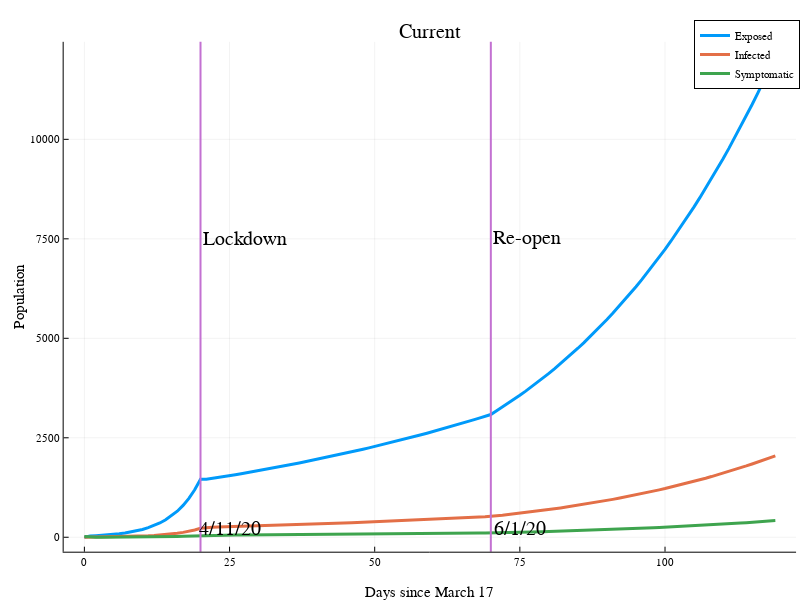

Notebook cell for this chart:
### Code cell
x = data[1][1:end, 1]

# a = data[1][1:end, 3]
# plot(x, a, lw=3, label="Dead", size=(800, 600))

b = data[1][1:end, 4]
plot(x, b, lw=3, label="Exposed", size=(800, 600), title="Current")

c = data[1][1:end, 5]
plot!(x, c, lw=3, label="Infected")

d = data[1][1:end, 8]
plot!(x, d, lw=3, label="Symptomatic")

xlabel!("Days since March 17")
ylabel!("Population")

vline!([20, 70], label="", lw=2)
annotate!(20, 7500, "Lockdown", :left)
annotate!(70, 7500, "Re-open", :left)

annotate!(25, -100, "4/11/20", :bottom)
outer = annotate!(75, -100, "6/1/20", :bottom)

### Figure 1 — Plotly figure (JSON) as saved in the notebook; plotly's stock layout.template omitted (floating-point values rounded to 4 significant figures)
{"data": [{"colorbar": {"title": ""}, "legendgroup": "Exposed", "line": {"color": "rgba(0, 154, 250, 1.000)", "dash": "solid", "shape": "linear", "width": 3}, "mode": "lines", "name": "Exposed", "showlegend": true, "type": "scatter", "x": [0, 1, 2, 3, 4, 5, 6, 7, 8, 9, 10, 11, 12, 13, 14, 15, 16, 17, 18, 19, 20, 21, 22, 23, 24, 25, 26, 27, 28, 29, 30, 31, 32, 33, 34, 35, 36, 37, 38, 39, 40, 41, 42, 43, 44, 45, 46, 47, 48, 49, 50, 51, 52, 53, 54, 55, 56, 57, 58, 59, 60, 61, 62, 63, 64, 65, 66, 67, 68, 69, 70, 71, 72, 73, 74, 75, 76, 77, 78, 79, 80, 81, 82, 83, 84, 85, 86, 87, 88, 89, 90, 91, 92, 93, 94, 95, 96, 97, 98, 99, 100, 101, 102, 103, 104, 105, 106, 107, 108, 109, 110, 111, 112, 113, 114, 115, 116, 117, 118, 119], "xaxis": "x1", "y": [0, 29.86, 39.49, 48.45, 59.19, 72.31, 88.35, 108.0, 131.9, 161.2, 196.9, 240.6, 294.0, 359.2, 438.9, 536.2, 655.1, 800.4, 977.9, 1195.0, 1460.0, 1459.0, 1478.0, 1500.0, 1524.0, 1548.0, 1573.0, 1597.0, 1623.0, 1648.0, 1674.0, 1700.0, 1727.0, 1754.0, 1782.0, 1809.0, 1838.0, 1866.0, 1896.0, 1925.0, 1955.0, 1986.0, 2017.0, 2048.0, 2080.0, 2112.0, 2145.0, 2178.0, 2212.0, 2246.0, 2280.0, 2315.0, 2351.0, 2387.0, 2424.0, 2461.0, 2499.0, 2537.0, 2576.0, 2615.0, 2655.0, 2695.0, 2736.0, 2778.0, 2820.0, 2863.0, 2906.0, 2950.0, 2994.0, 3039.0, 3085.0, 3180.0, 3274.0, 3369.0, 3468.0, 3569.0, 3673.0, 3780.0, 3890.0, 4003.0, 4119.0, 4239.0, 4361.0, 4487.0, 4617.0, 4750.0, 4887.0, 5027.0, 5172.0, 5320.0, 5472.0, 5628.0, 5789.0, 5954.0, 6123.0, 6297.0, 6475.0, 6658.0, 6846.0, 7039.0, 7237.0, 7439.0, 7648.0, 7861.0, 8080.0, 8304.0, 8534.0, 8770.0, 9012.0, 9259.0, 9513.0, 9773.0, 10040.0, 10310.0, 10590.0, 10880.0, 11170.0, 11470.0, 11770.0, 12090.0], "yaxis": "y1", "zmax": null, "zmin": null}, {"colorbar": {"title": ""}, "legendgroup": "Infected", "line": {"color": "rgba(227, 111, 71, 1.000)", "dash": "solid", "shape": "linear", "width": 3}, "mode": "lines", "name": "Infected", "showlegend": true, "type": "scatter", "x": [0, 1, 2, 3, 4, 5, 6, 7, 8, 9, 10, 11, 12, 13, 14, 15, 16, 17, 18, 19, 20, 21, 22, 23, 24, 25, 26, 27, 28, 29, 30, 31, 32, 33, 34, 35, 36, 37, 38, 39, 40, 41, 42, 43, 44, 45, 46, 47, 48, 49, 50, 51, 52, 53, 54, 55, 56, 57, 58, 59, 60, 61, 62, 63, 64, 65, 66, 67, 68, 69, 70, 71, 72, 73, 74, 75, 76, 77, 78, 79, 80, 81, 82, 83, 84, 85, 86, 87, 88, 89, 90, 91, 92, 93, 94, 95, 96, 97, 98, 99, 100, 101, 102, 103, 104, 105, 106, 107, 108, 109, 110, 111, 112, 113, 114, 115, 116, 117, 118, 119], "xaxis": "x1", "y": [2, 3.514, 5.72, 7.366, 9.075, 11.1, 13.57, 16.58, 20.25, 24.75, 30.24, 36.95, 45.14, 55.16, 67.39, 82.34, 100.6, 122.9, 150.2, 183.5, 224.2, 245.5, 251.5, 255.7, 259.8, 263.9, 268.0, 272.3, 276.6, 280.9, 285.3, 289.8, 294.4, 299.0, 303.7, 308.4, 313.3, 318.2, 323.1, 328.2, 333.3, 338.5, 343.8, 349.1, 354.5, 360.0, 365.6, 371.3, 377.0, 382.8, 388.8, 394.8, 400.8, 407.0, 413.3, 419.6, 426.0, 432.5, 439.2, 445.9, 452.7, 459.6, 466.6, 473.6, 480.8, 488.1, 495.5, 503.0, 510.6, 518.3, 526.0, 538.3, 553.7, 569.8, 586.5, 603.6, 621.2, 639.3, 657.9, 677.1, 696.7, 716.9, 737.7, 759.0, 781.0, 803.5, 826.7, 850.4, 874.9, 900.0, 925.8, 952.2, 979.4, 1007.0, 1036.0, 1065.0, 1096.0, 1127.0, 1158.0, 1191.0, 1225.0, 1259.0, 1294.0, 1330.0, 1368.0, 1406.0, 1445.0, 1485.0, 1526.0, 1568.0, 1611.0, 1655.0, 1700.0, 1746.0, 1793.0, 1842.0, 1892.0, 1942.0, 1994.0, 2047.0], "yaxis": "y1", "zmax": null, "zmin": null}, {"colorbar": {"title": ""}, "legendgroup": "Symptomatic", "line": {"color": "rgba(62, 164, 78, 1.000)", "dash": "solid", "shape": "linear", "width": 3}, "mode": "lines", "name": "Symptomatic", "showlegend": true, "type": "scatter", "x": [0, 1, 2, 3, 4, 5, 6, 7, 8, 9, 10, 11, 12, 13, 14, 15, 16, 17, 18, 19, 20, 21, 22, 23, 24, 25, 26, 27, 28, 29, 30, 31, 32, 33, 34, 35, 36, 37, 38, 39, 40, 41, 42, 43, 44, 45, 46, 47, 48, 49, 50, 51, 52, 53, 54, 55, 56, 57, 58, 59, 60, 61, 62, 63, 64, 65, 66, 67, 68, 69, 70, 71, 72, 73, 74, 75, 76, 77, 78, 79, 80, 81, 82, 83, 84, 85, 86, 87, 88, 89, 90, 91, 92, 93, 94, 95, 96, 97, 98, 99, 100, 101, 102, 103, 104, 105, 106, 107, 108, 109, 110, 111, 112, 113, 114, 115, 116, 117, 118, 119], "xaxis": "x1", "y": [22, 4.514, 1.681, 1.459, 1.698, 2.064, 2.521, 3.08, 3.763, 4.598, 5.618, 6.865, 8.388, 10.25, 12.52, 15.3, 18.69, 22.84, 27.9, 34.09, 41.65, 48.41, 51.25, 52.55, 53.48, 54.34, 55.21, 56.08, 56.96, 57.86, 58.77, 59.69, 60.63, 61.58, 62.55, 63.53, 64.52, 65.53, 66.56, 67.6, 68.65, 69.72, 70.81, 71.91, 73.03, 74.16, 75.31, 76.48, 77.67, 78.87, 80.08, 81.32, 82.57, 83.84, 85.13, 86.44, 87.77, 89.11, 90.48, 91.86, 93.26, 94.68, 96.12, 97.59, 99.07, 100.6, 102.1, 103.6, 105.2, 106.8, 108.4, 110.4, 113.3, 116.5, 119.9, 123.4, 127.0, 130.7, 134.5, 138.4, 142.4, 146.5, 150.8, 155.2, 159.6, 164.3, 169.0, 173.9, 178.9, 184.0, 189.3, 194.7, 200.3, 206.0, 211.8, 217.9, 224.0, 230.4, 236.9, 243.6, 250.5, 257.5, 264.7, 272.1, 279.7, 287.5, 295.5, 303.7, 312.1, 320.7, 329.5, 338.5, 347.8, 357.3, 367.0, 376.9, 387.1, 397.5, 408.2, 419.1], "yaxis": "y1", "zmax": null, "zmin": null}, {"colorbar": {"title": ""}, "legendgroup": "", "line": {"color": "rgba(195, 113, 210, 1.000)", "dash": "solid", "shape": "linear", "width": 2}, "mode": "lines", "name": "", "showlegend": false, "type": "scatter", "x": [20, 20], "xaxis": "x1", "y": [-1282000.0, 1294000.0], "yaxis": "y1", "zmax": null, "zmin": null}, {"colorbar": {"title": ""}, "legendgroup": "", "line": {"color": "rgba(195, 113, 210, 1.000)", "dash": "solid", "shape": "linear", "width": 2}, "mode": "lines", "name": "", "showlegend": false, "type": "scatter", "x": [70, 70], "xaxis": "x1", "y": [-1282000.0, 1294000.0], "yaxis": "y1", "zmax": null, "zmin": null}], "layout": {"annotations": [{"font": {"color": "rgba(0, 0, 0, 1.000)", "family": "sans-serif", "size": 20}, "rotation": 0, "showarrow": false, "text": "Current", "x": 0.5373, "xanchor": "center", "xref": "paper", "y": 1, "yanchor": "top", "yref": "paper"}, {"font": {"color": "rgba(0, 0, 0, 1.000)", "family": "sans-serif", "size": 20}, "rotation": 0, "showarrow": false, "text": "Lockdown", "x": 20, "xanchor": "left", "xref": "x", "y": 7500, "yanchor": "middle", "yref": "y"}, {"font": {"color": "rgba(0, 0, 0, 1.000)", "family": "sans-serif", "size": 20}, "rotation": 0, "showarrow": false, "text": "Re-open", "x": 70, "xanchor": "left", "xref": "x", "y": 7500, "yanchor": "middle", "yref": "y"}, {"font": {"color": "rgba(0, 0, 0, 1.000)", "family": "sans-serif", "size": 20}, "rotation": 0, "showarrow": false, "text": "4/11/20", "x": 25, "xanchor": "center", "xref": "x", "y": -100, "yanchor": "bottom", "yref": "y"}, {"font": {"color": "rgba(0, 0, 0, 1.000)", "family": "sans-serif", "size": 20}, "rotation": 0, "showarrow": false, "text": "6/1/20", "x": 75, "xanchor": "center", "xref": "x", "y": -100, "yanchor": "bottom", "yref": "y"}], "height": 600, "legend": {"bgcolor": "rgba(255, 255, 255, 1.000)", "bordercolor": "rgba(0, 0, 0, 1.000)", "borderwidth": 1, "font": {"color": "rgba(0, 0, 0, 1.000)", "family": "sans-serif", "size": 11}, "tracegroupgap": 0, "traceorder": "normal", "x": 1, "xanchor": "auto", "y": 1, "yanchor": "auto"}, "margin": {"b": 20, "l": 0, "r": 0, "t": 20}, "paper_bgcolor": "rgba(255, 255, 255, 1.000)", "plot_bgcolor": "rgba(255, 255, 255, 1.000)", "showlegend": true, "width": 800, "xaxis": {"anchor": "y1", "domain": [0.07957, 0.9951], "gridcolor": "rgba(0, 0, 0, 0.100)", "gridwidth": 0.5, "linecolor": "rgba(0, 0, 0, 1.000)", "mirror": false, "range": [-3.57, 122.6], "showgrid": true, "showline": true, "showticklabels": true, "tickangle": 0, "tickcolor": "rgb(0, 0, 0)", "tickfont": {"color": "rgba(0, 0, 0, 1.000)", "family": "sans-serif", "size": 11}, "tickmode": "array", "ticks": "inside", "ticktext": ["0", "25", "50", "75", "100"], "tickvals": [0, 25, 50, 75, 100], "title": "Days since March 17", "titlefont": {"color": "rgba(0, 0, 0, 1.000)", "family": "sans-serif", "size": 15}, "type": "-", "visible": true, "zeroline": false, "zerolinecolor": "rgba(0, 0, 0, 1.000)"}, "yaxis": {"anchor": "x1", "domain": [0.05054, 0.961], "gridcolor": "rgba(0, 0, 0, 0.100)", "gridwidth": 0.5, "linecolor": "rgba(0, 0, 0, 1.000)", "mirror": false, "range": [-362.6, 12450.0], "showgrid": true, "showline": true, "showticklabels": true, "tickangle": 0, "tickcolor": "rgb(0, 0, 0)", "tickfont": {"color": "rgba(0, 0, 0, 1.000)", "family": "sans-serif", "size": 11}, "tickmode": "array", "ticks": "inside", "ticktext": ["0", "2500", "5000", "7500", "10000"], "tickvals": [0, 2500, 5000, 7500, 10000], "title": "Population", "titlefont": {"color": "rgba(0, 0, 0, 1.000)", "family": "sans-serif", "size": 15}, "type": "-", "visible": true, "zeroline": false, "zerolinecolor": "rgba(0, 0, 0, 1.000)"}}}
